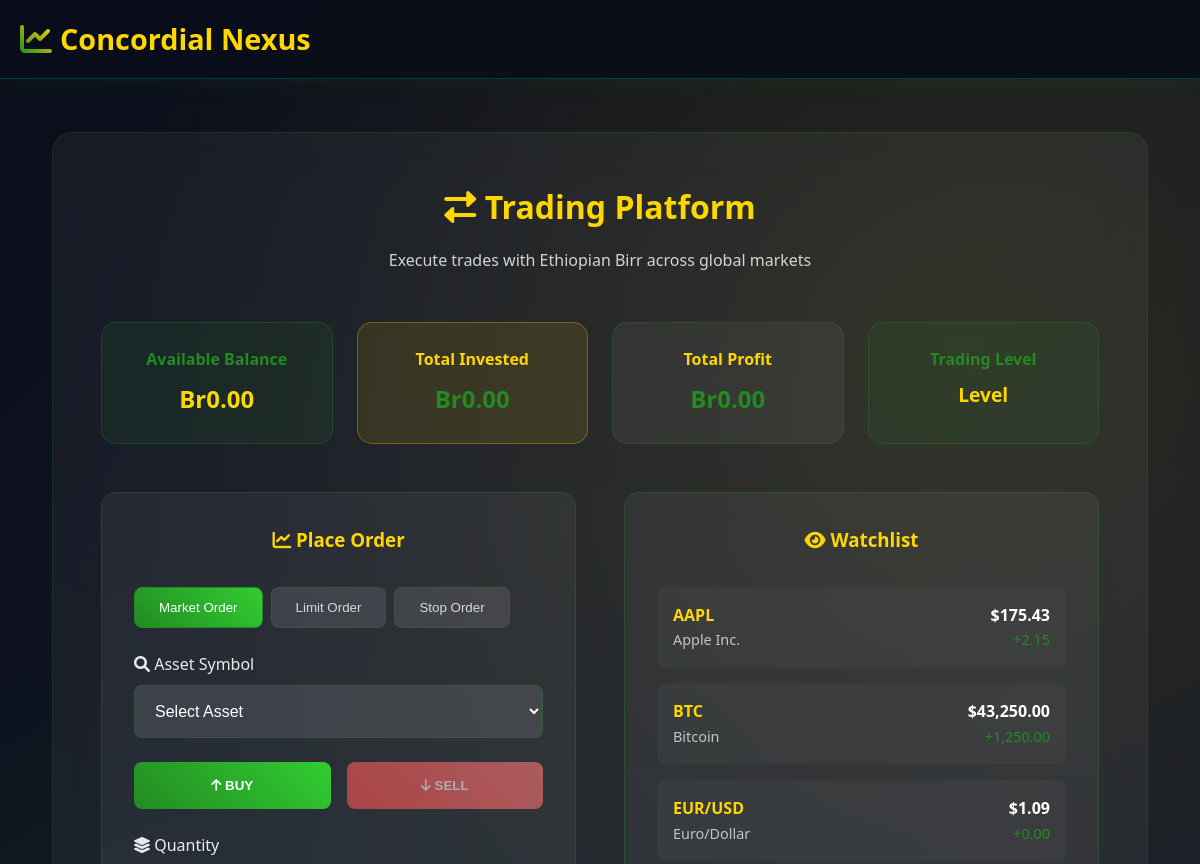
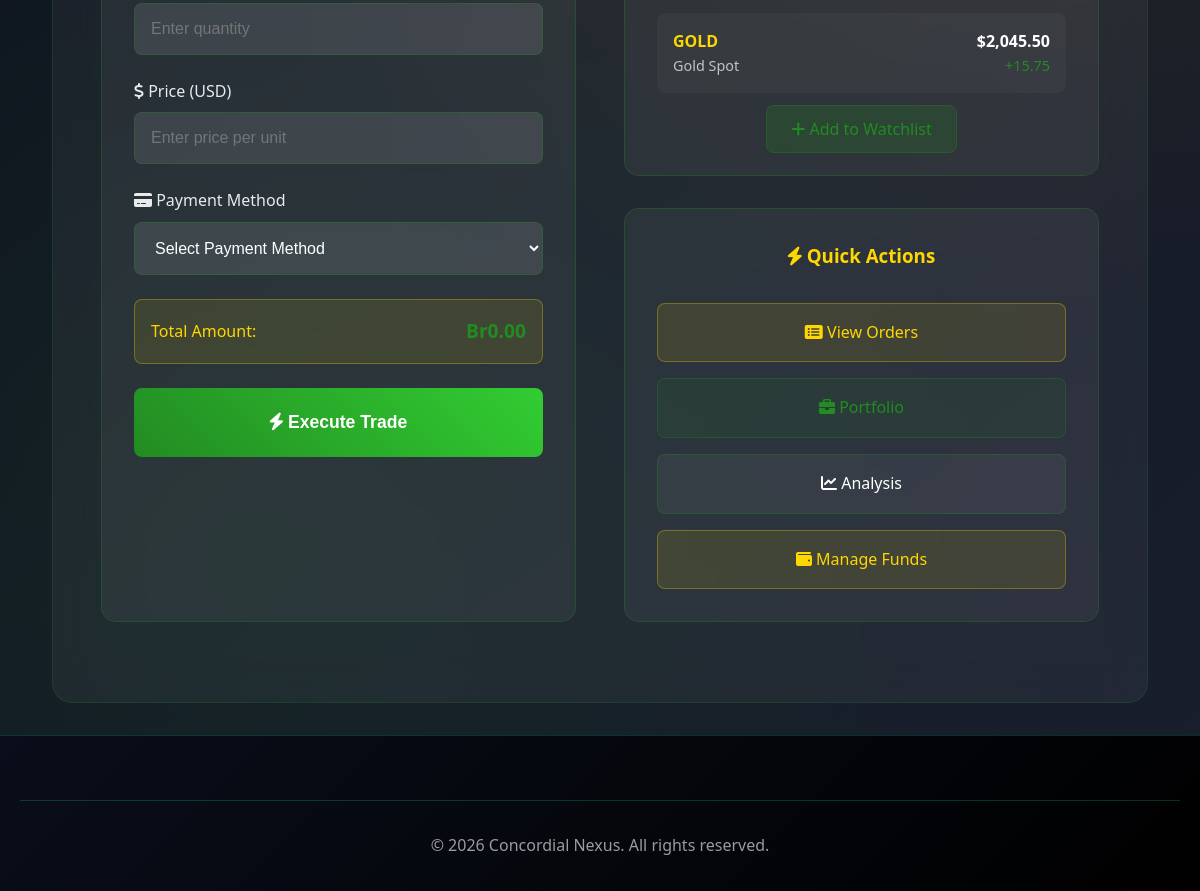
Screenshot of /trading.php (signed in) with the database file from the repository (2 pictures, top to bottom).
### tables this page shows
CREATE TABLE `users` (
  `id` int(11) NOT NULL AUTO_INCREMENT,
  `email` varchar(255) NOT NULL,
  `password` varchar(255) NOT NULL,
  `full_name` varchar(255) NOT NULL,
  `first_name` varchar(100) NULL COMMENT 'First name for withdrawal verification',
  `last_name` varchar(100) NULL COMMENT 'Last name for withdrawal verification',
  `withdrawal_account_number` varchar(50) NULL COMMENT 'Bank account number for withdrawals',
  `withdrawal_phone` varchar(20) NULL COMMENT 'Phone number for withdrawal verification',
  `user_type` enum('user','admin') DEFAULT 'user',
  `trading_level` int(11) DEFAULT NULL,
  `account_balance` decimal(15,2) DEFAULT 0.00,
  `total_invested` decimal(15,2) DEFAULT 0.00,
  `total_profit` decimal(15,2) DEFAULT 0.00,
  `total_commission` decimal(15,2) DEFAULT 0.00,
  `status` enum('pending','active','inactive','suspended') DEFAULT 'pending',
  `phone` varchar(20) DEFAULT NULL,
  `address` text DEFAULT NULL,
  `city` varchar(100) DEFAULT 'Addis Ababa',
  `country` varchar(100) DEFAULT 'Ethiopia',
  `invitation_code_used` varchar(20) DEFAULT NULL,
  `referral_code` varchar(20) DEFAULT NULL,
  `approved_by` int(11) DEFAULT NULL,
  `approved_at` timestamp NULL DEFAULT NULL,
  `created_at` timestamp NOT NULL DEFAULT current_timestamp(),
  `updated_at` timestamp NOT NULL DEFAULT current_timestamp() ON UPDATE current_timestamp(),
  PRIMARY KEY (`id`),
  UNIQUE KEY `email` (`email`),
  KEY `approved_by` (`approved_by`),
  CONSTRAINT `users_ibfk_1` FOREIGN KEY (`approved_by`) REFERENCES `users` (`id`) ON DELETE SET NULL
);

### trading.php (the view, shortened to what this page needs)
<!DOCTYPE html>
<html lang="en">
<head>
    <link rel="stylesheet" href="../assets/css/style.css">
    <link rel="stylesheet" href="https://cdnjs.cloudflare.com/ajax/libs/font-awesome/6.0.0/css/all.min.css">
</head>
<body>
    <?php
    require_once '../includes/access-control.php';
    try {
        $pdo = new PDO("mysql:host=localhost;dbname=concordial_nexus;charset=utf8mb4", "root", "");
        $pdo->setAttribute(PDO::ATTR_ERRMODE, PDO::ERRMODE_EXCEPTION);
        $stmt = $pdo->prepare("SELECT * FROM users WHERE id = ?");
        $stmt->execute([$_SESSION['user_id']]);
        $user = $stmt->fetch();
        $watchlist = [
            ['symbol' => 'AAPL', 'name' => 'Apple Inc.', 'price' => 175.43, 'change' => 2.15],
            ['symbol' => 'BTC', 'name' => 'Bitcoin', 'price' => 43250.00, 'change' => 1250.00],
            ['symbol' => 'EUR/USD', 'name' => 'Euro/Dollar', 'price' => 1.0875, 'change' => 0.0023],
            ['symbol' => 'GOLD', 'name' => 'Gold Spot', 'price' => 2045.50, 'change' => 15.75]
        ];
    } catch(PDOException $e) {
        $error_message = "Database error: " . $e->getMessage();
    }
    ?>
    <header class="header">
        <nav class="navbar">
            <div class="nav-container">
                <div class="nav-logo">
                    <a href="../index.php"><i class="fas fa-chart-line"></i> Concordial Nexus</a>
                </div>
            </div>
        </nav>
    </header>
    <main style="margin-top: 100px; padding: 2rem;">
        <div class="container">
            <div style="background: rgba(255, 255, 255, 0.05); backdrop-filter: blur(20px); border-radius: 20px; padding: 3rem; border: 1px solid rgba(34, 139, 34, 0.2);">
                <div style="text-align: center; margin-bottom: 3rem;">
                    <h1 style="color: #ffd700; margin-bottom: 1rem;">
                        <i class="fas fa-exchange-alt"></i> Trading Platform
                    </h1>
                    <p style="color: rgba(255, 255, 255, 0.8);">
                        Execute trades with Ethiopian Birr across global markets
                    </p>
                </div>
                <div style="display: grid; grid-template-columns: repeat(auto-fit, minmax(200px, 1fr)); gap: 1.5rem; margin-bottom: 3rem;">
                    <div style="background: rgba(34, 139, 34, 0.1); border: 1px solid rgba(34, 139, 34, 0.3); border-radius: 15px; padding: 1.5rem; text-align: center;">
                        <h4 style="color: #228b22; margin-bottom: 0.5rem;">Available Balance</h4>
                        <div style="font-size: 1.5rem; color: #ffd700; font-weight: bold;">
                            Br<?php echo number_format($user['account_balance'], 2); ?>
                        </div>
                    </div>
                    <div style="background: rgba(255, 215, 0, 0.1); border: 1px solid rgba(255, 215, 0, 0.3); border-radius: 15px; padding: 1.5rem; text-align: center;">
                        <h4 style="color: #ffd700; margin-bottom: 0.5rem;">Total Invested</h4>
                        <div style="font-size: 1.5rem; color: #228b22; font-weight: bold;">
                            Br<?php echo number_format($user['total_invested'], 2); ?>
                        </div>
                    </div>
                    <div style="background: rgba(255, 255, 255, 0.05); border: 1px solid rgba(34, 139, 34, 0.3); border-radius: 15px; padding: 1.5rem; text-align: center;">
                        <h4 style="color: #ffd700; margin-bottom: 0.5rem;">Total Profit</h4>
                        <div style="font-size: 1.5rem; color: #228b22; font-weight: bold;">
                            Br<?php echo number_format($user['total_profit'], 2); ?>
                        </div>
                    </div>
                    <div style="background: rgba(34, 139, 34, 0.1); border: 1px solid rgba(34, 139, 34, 0.3); border-radius: 15px; padding: 1.5rem; text-align: center;">
                        <h4 style="color: #228b22; margin-bottom: 0.5rem;">Trading Level</h4>
                        <div style="font-size: 1.2rem; color: #ffd700; font-weight: bold;">
                            Level <?php echo $user['trading_level']; ?>
                        </div>
                    </div>
                </div>
                <div style="display: grid; grid-template-columns: 1fr 1fr; gap: 3rem;">
                    <div class="trading-panel">
                        <h3 style="color: #ffd700; margin-bottom: 2rem; text-align: center;">
                            <i class="fas fa-chart-line"></i> Place Order
                        </h3>
                        <form method="POST" id="tradeForm">
                            <div class="order-type-tabs">
                                <button type="button" class="tab-btn active" onclick="setOrderType('market')" id="market-tab">
                                    Market Order
                                </button>
                                <button type="button" class="tab-btn" onclick="setOrderType('limit')" id="limit-tab">
                                    Limit Order
                                </button>
                                <button type="button" class="tab-btn" onclick="setOrderType('stop')" id="stop-tab">
                                    Stop Order
                                </button>
                            </div>
                            <div style="margin-bottom: 1.5rem;">
                                <label style="color: rgba(255, 255, 255, 0.9); display: block; margin-bottom: 0.5rem;">
                                    <i class="fas fa-search"></i> Asset Symbol
                                </label>
                                <select name="symbol" required class="price-input">
                                    <option value="">Select Asset</option>
                                </select>
                            </div>
                            <div style="display: grid; grid-template-columns: 1fr 1fr; gap: 1rem; margin-bottom: 1.5rem;">
                                <button type="button" class="buy-button" onclick="setTradeType('buy')" id="buy-btn">
                                    <i class="fas fa-arrow-up"></i> BUY
                                </button>
                                <button type="button" class="sell-button" onclick="setTradeType('sell')" id="sell-btn" style="opacity: 0.6;">
                                    <i class="fas fa-arrow-down"></i> SELL
                                </button>
                            </div>
                            <div style="margin-bottom: 1.5rem;">
                                <label style="color: rgba(255, 255, 255, 0.9); display: block; margin-bottom: 0.5rem;">
                                    <i class="fas fa-layer-group"></i> Quantity
                                </label>
                                <input type="number" name="quantity" step="0.01" min="0.01" required class="price-input" placeholder="Enter quantity">
                            </div>
                            <div style="margin-bottom: 1.5rem;">
                                <label style="color: rgba(255, 255, 255, 0.9); display: block; margin-bottom: 0.5rem;">
                                    <i class="fas fa-dollar-sign"></i> Price (USD)
                                </label>
                                <input type="number" name="price" step="0.01" min="0.01" required class="price-input" placeholder="Enter price per unit">
                            </div>
                            <div style="margin-bottom: 1.5rem;">
                                <label style="color: rgba(255, 255, 255, 0.9); display: block; margin-bottom: 0.5rem;">
                                    <i class="fas fa-credit-card"></i> Payment Method
                                </label>
                                <select name="payment_method" required class="price-input">
                                    <option value="">Select Payment Method</option>
                                </select>
                            </div>
                            <div style="background: rgba(255, 215, 0, 0.1); border: 1px solid rgba(255, 215, 0, 0.3); border-radius: 8px; padding: 1rem; margin-bottom: 1.5rem;">
                                <div style="display: flex; justify-content: space-between; align-items: center;">
                                    <span style="color: #ffd700;">Total Amount:</span>
                                    <span id="totalAmount" style="color: #228b22; font-weight: bold; font-size: 1.2rem;">Br0.00</span>
                                </div>
                            </div>
                            <button type="submit" name="execute_trade" id="executeBtn"
                                    style="width: 100%; background: linear-gradient(45deg, #228b22, #32cd32); color: white; padding: 1.5rem; border: none; border-radius: 8px; font-size: 1.1rem; font-weight: 600; cursor: pointer;">
                                <i class="fas fa-bolt"></i> Execute Trade
                            </button>
                        </form>
                    </div>
                    <div>
                        <div class="trading-panel">
                            <h3 style="color: #ffd700; margin-bottom: 2rem; text-align: center;">
                                <i class="fas fa-eye"></i> Watchlist
                            </h3>
                            <?php foreach($watchlist as $asset): ?>
                                <div style="background: rgba(255, 255, 255, 0.03); border-radius: 8px; padding: 1rem; margin-bottom: 1rem; display: flex; justify-content: space-between; align-items: center;">
                                    <div>
                                        <div style="color: #ffd700; font-weight: bold;"><?php echo $asset['symbol']; ?></div>
                                        <div style="color: rgba(255, 255, 255, 0.7); font-size: 0.9rem;"><?php echo $asset['name']; ?></div>
                                    </div>
                                    <div style="text-align: right;">
                                        <div style="color: white; font-weight: bold;">$<?php echo number_format($asset['price'], 2); ?></div>
                                        <div style="color: <?php echo $asset['change'] >= 0 ? '#228b22' : '#ff5252'; ?>; font-size: 0.9rem;">
                                            <?php echo ($asset['change'] >= 0 ? '+' : '') . number_format($asset['change'], 2); ?>
                                        </div>
                                    </div>
                                </div>
                            <?php endforeach; ?>
                            <div style="text-align: center; margin-top: 1.5rem;">
                                <a href="markets.php" style="background: rgba(34, 139, 34, 0.2); color: #228b22; padding: 0.75rem 1.5rem; border: 1px solid rgba(34, 139, 34, 0.3); border-radius: 8px; text-decoration: none;">
                                    <i class="fas fa-plus"></i> Add to Watchlist
                                </a>
                            </div>
                        </div>
                        <div class="trading-panel">
                            <h3 style="color: #ffd700; margin-bottom: 2rem; text-align: center;">
                                <i class="fas fa-bolt"></i> Quick Actions
                            </h3>
                            <div style="display: grid; gap: 1rem;">
                                <a href="orders.php" style="background: rgba(255, 215, 0, 0.1); color: #ffd700; padding: 1rem; border: 1px solid rgba(255, 215, 0, 0.3); border-radius: 8px; text-decoration: none; text-align: center;">
                                    <i class="fas fa-list-alt"></i> View Orders
                                </a>
                                <a href="portfolio.php" style="background: rgba(34, 139, 34, 0.1); color: #228b22; padding: 1rem; border: 1px solid rgba(34, 139, 34, 0.3); border-radius: 8px; text-decoration: none; text-align: center;">
                                    <i class="fas fa-briefcase"></i> Portfolio
                                </a>
                                <a href="analysis.php" style="background: rgba(255, 255, 255, 0.05); color: white; padding: 1rem; border: 1px solid rgba(34, 139, 34, 0.3); border-radius: 8px; text-decoration: none; text-align: center;">
                                    <i class="fas fa-chart-line"></i> Analysis
                                </a>
                                <a href="wallet.php" style="background: rgba(255, 215, 0, 0.1); color: #ffd700; padding: 1rem; border: 1px solid rgba(255, 215, 0, 0.3); border-radius: 8px; text-decoration: none; text-align: center;">
                                    <i class="fas fa-wallet"></i> Manage Funds
                                </a>
                            </div>
                        </div>
                    </div>
                </div>
            </div>
        </div>
    </main>
    <footer class="footer">
        <div class="container">
            <div class="footer-bottom">
                <p>&copy; 2026 Concordial Nexus. All rights reserved.</p>
            </div>
        </div>
    </footer>
</body>
</html>

### rows the page displays
users: account_balance "0.00", total_invested "0.00", total_profit "0.00"

### other values shown
$asset['symbol'] "AAPL"
$asset['name'] "Apple Inc."
$asset['price'] "175.43"
$asset['change'] "2.15"
$asset['symbol'] "BTC"
$asset['name'] "Bitcoin"
$asset['price'] "43,250.00"
$asset['change'] "1,250.00"
$asset['symbol'] "EUR/USD"
$asset['name'] "Euro/Dollar"
$asset['price'] "1.09"
$asset['change'] "0.00"
$asset['symbol'] "GOLD"
$asset['name'] "Gold Spot"
$asset['price'] "2,045.50"
